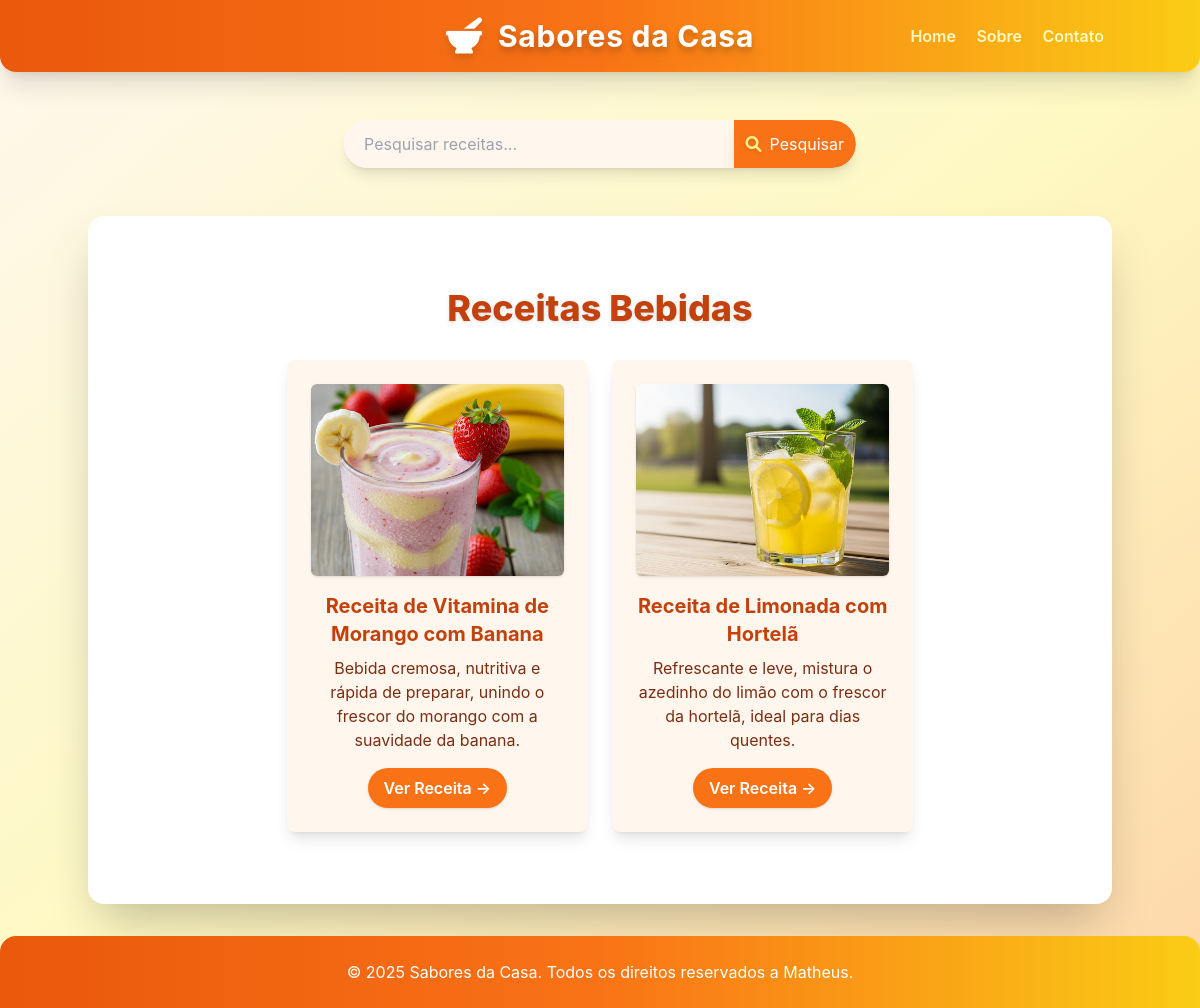
Page /receitas/categoria/bebidas/ on the committed database.
### receitas/models.py (models this page shows, shortened)
class Receita(models.Model):
    CATEGORIAS = [
        ("doces", "Doces"),
        ("salgadas", "Salgadas"),
        ("bebidas", "Bebidas"),
    ]
    title = models.CharField(max_length=200)
    description = models.TextField()
    ingredients = models.TextField()
    instructions = models.TextField()
    categoria = models.CharField(max_length=20, choices=CATEGORIAS, default="doces")
    image = models.ImageField(upload_to="receitas/images/", null=True, blank=True)
    created_at = models.DateTimeField(auto_now_add=True)
    updated_at = models.DateTimeField(auto_now=True)
    class Meta:
        verbose_name = "Receita"
        verbose_name_plural = "Receitas"
        ordering = ["-created_at"]

### receitas/views.py (the view)
# urls.py: path('categoria/<str:categoria>/', views.categoria_receitas, name='categoria_receitas'),
def categoria_receitas(request, categoria):
    receitas = Receita.objects.filter(categoria__iexact=categoria)
    return render(
        request,
        "receitas/categoria.html",
        {"categoria": categoria, "receitas": receitas},
    )

### receitas/templates/receitas/categoria.html (shortened to what this page needs)
{% extends 'receitas/base.html' %}
{% block content %}
<div class="text-center mt-12 mb-12">
    <h2 class="text-4xl font-extrabold mb-8 text-orange-700 drop-shadow">
        Receitas {{ categoria|title }}
    </h2>
    <div class="flex flex-wrap justify-center gap-6">
        {% for receita in receitas %}
            <div class="w-full sm:w-[calc(50%-1.5rem)] lg:w-[calc(33.333%-1.5rem)] bg-orange-50 p-6 rounded-lg shadow-lg hover:shadow-2xl transition-shadow duration-300 ease-in-out">
                {% if receita.image %}
                    <img src="{{ receita.image.url }}" alt="Imagem de {{ receita.title }}" class="w-full h-48 object-cover rounded-md mb-4 shadow">
                {% endif %}
                <h3 class="text-xl font-bold mb-2 text-orange-700">{{ receita.title }}</h3>
                <p class="text-orange-900 mb-4">{{ receita.description|truncatewords:20 }}</p>
                <a href="{% url 'receita_detail' receita.id %}" class="inline-block bg-orange-500 hover:bg-orange-600 text-white font-semibold py-2 px-4 rounded-full shadow transition-colors duration-300">
                    Ver Receita &rarr;
                </a>
            </div>
        {% empty %}
            <p class="text-center text-orange-500 col-span-full">Nenhuma receita encontrada nesta categoria.</p>
        {% endfor %}
    </div>
</div>
{% endblock %}

### receitas/templates/receitas/base.html (style rules this page uses)
body { font-family: 'Inter', sans-serif; }

### rows in the picture
Receita: image (picture), title "Receita de Vitamina de Morango com Banana", description "Bebida cremosa, nutritiva e rápida de preparar, unindo o frescor do morango com a suavidade da banana."
Receita: image (picture), title "Receita de Limonada com Hortelã", description "Refrescante e leve, mistura o azedinho do limão com o frescor da hortelã, ideal para dias quentes."

### other values in the picture
{{ categoria|title }} "Bebidas"
